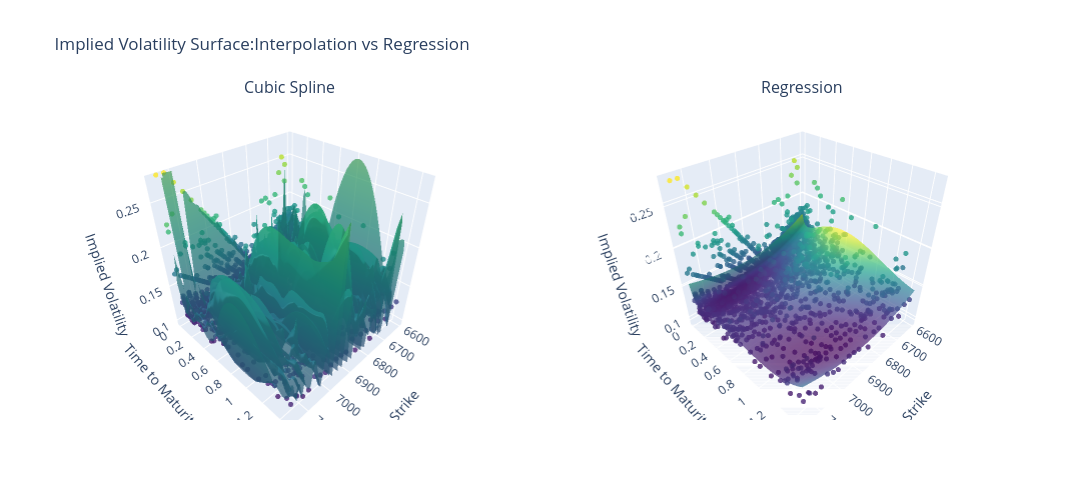

The notebook cell saved with this chart:
### Code cell
intrep,reg = get_interp(calls_out)
plot_two_interp(intrep,reg,calls_out)

### Figure 1 — Plotly figure (JSON) as saved in the notebook; plotly's stock layout.template omitted (floating-point values rounded to 4 significant figures; data arrays with more than 128 entries replaced by an {"elided": "..."} marker saying what was removed)
{"data": [{"marker": {"color": {"elided": "2476 float values"}, "colorscale": [[0, "#440154"], [0.1111, "#482878"], [0.2222, "#3e4989"], [0.3333, "#31688e"], [0.4444, "#26828e"], [0.5556, "#1f9e89"], [0.6667, "#35b779"], [0.7778, "#6ece58"], [0.8889, "#b5de2b"], [1, "#fde725"]], "opacity": 0.8, "size": 3}, "mode": "markers", "scene": "scene", "showlegend": false, "type": "scatter3d", "x": {"elided": "2476 float values"}, "y": {"elided": "2476 float values"}, "z": {"elided": "2476 float values"}}, {"colorscale": [[0, "#440154"], [0.1111, "#482878"], [0.2222, "#3e4989"], [0.3333, "#31688e"], [0.4444, "#26828e"], [0.5556, "#1f9e89"], [0.6667, "#35b779"], [0.7778, "#6ece58"], [0.8889, "#b5de2b"], [1, "#fde725"]], "opacity": 0.7, "scene": "scene", "showlegend": false, "showscale": false, "type": "surface", "x": {"elided": "60x60 float values"}, "y": {"elided": "60x60 float values"}, "z": {"elided": "60x60 float values"}}, {"marker": {"color": {"elided": "2476 float values"}, "colorscale": [[0, "#440154"], [0.1111, "#482878"], [0.2222, "#3e4989"], [0.3333, "#31688e"], [0.4444, "#26828e"], [0.5556, "#1f9e89"], [0.6667, "#35b779"], [0.7778, "#6ece58"], [0.8889, "#b5de2b"], [1, "#fde725"]], "opacity": 0.8, "size": 3}, "mode": "markers", "scene": "scene2", "showlegend": false, "type": "scatter3d", "x": {"elided": "2476 float values"}, "y": {"elided": "2476 float values"}, "z": {"elided": "2476 float values"}}, {"colorscale": [[0, "#440154"], [0.1111, "#482878"], [0.2222, "#3e4989"], [0.3333, "#31688e"], [0.4444, "#26828e"], [0.5556, "#1f9e89"], [0.6667, "#35b779"], [0.7778, "#6ece58"], [0.8889, "#b5de2b"], [1, "#fde725"]], "opacity": 0.7, "scene": "scene2", "showlegend": false, "showscale": false, "type": "surface", "x": {"elided": "60x60 float values"}, "y": {"elided": "60x60 float values"}, "z": {"elided": "60x60 float values"}}], "layout": {"annotations": [{"font": {"size": 16}, "showarrow": false, "text": "Cubic Spline", "x": 0.225, "xanchor": "center", "xref": "paper", "y": 1, "yanchor": "bottom", "yref": "paper"}, {"font": {"size": 16}, "showarrow": false, "text": "Regression", "x": 0.775, "xanchor": "center", "xref": "paper", "y": 1, "yanchor": "bottom", "yref": "paper"}], "height": 500, "scene": {"domain": {"x": [0, 0.45], "y": [0, 1]}, "xaxis": {"title": {"text": "Strike"}}, "yaxis": {"title": {"text": "Time to Maturity (years)"}}, "zaxis": {"range": [0.09294, 0.2769], "title": {"text": "Implied Volatility"}}}, "scene2": {"domain": {"x": [0.55, 1], "y": [0, 1]}, "xaxis": {"title": {"text": "Strike"}}, "yaxis": {"title": {"text": "Time to Maturity (years)"}}, "zaxis": {"title": {"text": "Implied Volatility"}}}, "title": {"text": "Implied Volatility Surface:Interpolation vs Regression"}, "width": 1200}}
